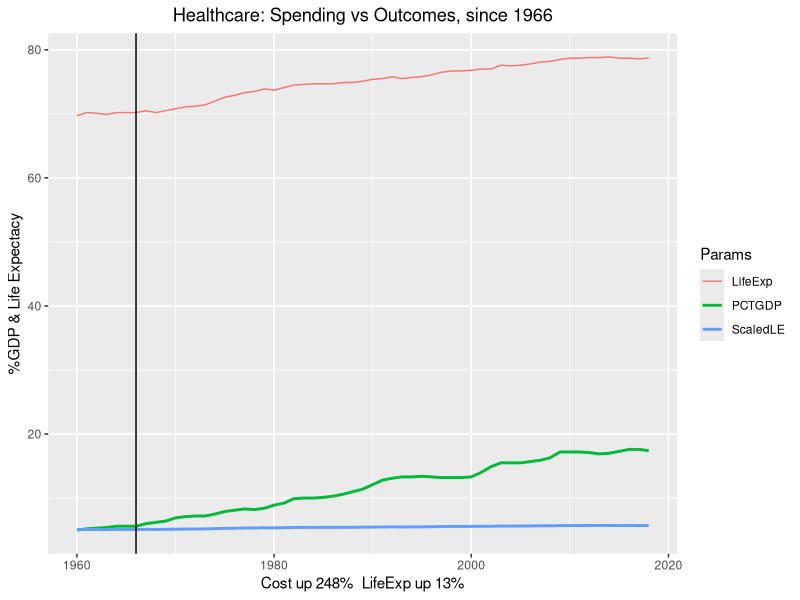

R code for this plot:
# explanation of data ETL below the code

# start with a clean workspace :-/
rm(list=ls())
library(tidyverse)
library(sqldf)

nhe_wide <- read_csv("data/NHE22_cleaned.csv" )
nhe_long <- pivot_longer(nhe_wide, cols = everything() )
colnames(nhe_long) <- c("Year", "PCTGDP")
nhe_long$Year <- as.numeric(nhe_long$Year)

nchs_long <- read_csv("data/NCHS_cleaned.csv")

#str(nhe_long)
#str(nchs_long)

# this works and it's concise but also very R-specific
#CostOutcome <- merge( nhe_long, nchs_long, by = "Year")

# using SQL to facilitate future migration to an SQL db.
CostOutcome <- sqldf("SELECT nhe_long.Year, nhe_long.PCTGDP, nchs_long.LifeExpectancy FROM nhe_long, nchs_long WHERE nhe_long.Year = nchs_long.Year")

#========================================================
# add a column for life expectancy scaled to %gdp
# 1966 life expectancy = 68.9 years, %GDP spending = 5%
CostOutcome$Scaled <- CostOutcome$LifeExpectancy/(68.9/5)
#========================================================

CostVsOutcome <- CostOutcome %>% 
  ggplot(aes(x = Year)) +
  geom_line(aes(y = PCTGDP, color = "PCTGDP"), linewidth=1) +
  geom_line(aes(y = LifeExpectancy, color = "LifeExp"), linewidth=0.5) +
  geom_line(aes(y = Scaled, color = "ScaledLE"), linewidth=1) +
  guides(color = guide_legend(title = "Params")) +
  geom_vline(xintercept = 1966) +
  labs( title = "Healthcare: Spending vs Outcomes, since 1966", x = "Cost up 248%  LifeExp up 13%", y = "%GDP & Life Expectacy" ) +
  theme(plot.title = element_text(hjust = 0.5))


# now show the graph
CostVsOutcome



#:::::::: Data source/ETL: https://www.cms.gov/data-research/statistics-trends-and-reports/national-health-expenditure-data/historical
# 
# In retrospect, this is a small and quite messy dataset.  It has freestyle header and footer text and the bulk of the tabular data is not of interest.  
# 
# Downloaded:
#   "NHE Summary, including share of GDP, CY 1960-2022 (ZIP)"
# 
# 1) "Extract all..." applied to the ZIP folder;
# 2) Used Google Sheets to open ("Import") "NHE_Summary.xlsx";
# 3) Deleted all rows except the original Rows 2 and 31 (becoming Rows 1 & 2);
# 4) Deleted Column A to get rid of chr names;
# 6) Saved ("Download") data in CSV format as "NHE_cleaned.csv";
# 7) Read that into an R data.frame and reformatted in R:
#   
#   nhe_wide <- read_csv("data/NHE22_cleaned.csv")
#   nhe_long <- pivot_longer(nhe_wide, cols=everything())
#   colnames(nhe_long) <- c("Year", "PCTGDP")
#   
#:::::::Data source/ETL (life expectancy [all races, both sexes]):
# 
# 1) From https://catalog.data.gov/dataset/nchs-death-rates-and-life-expectancy-at-birth downloaded the CSV format;
# 2) Imported into GSheets;
# 3) Kept Rows 1 - 120 (all races, both sexes);
# 4) Kept only Column A & D (became A & B);
# 5) renamed Column B to "LifeExpectancy";
# 5) Saved/"Download" as "LifeExpectancy_cleaned.csv";
# 6) Column names: nchs_long <- read_csv("data/NCHS_cleaned.csv")
# colnames(nchs_long) <- c("Year", "LifeExp")
# 
# 
# That prepared the data for analysis and visualization.
